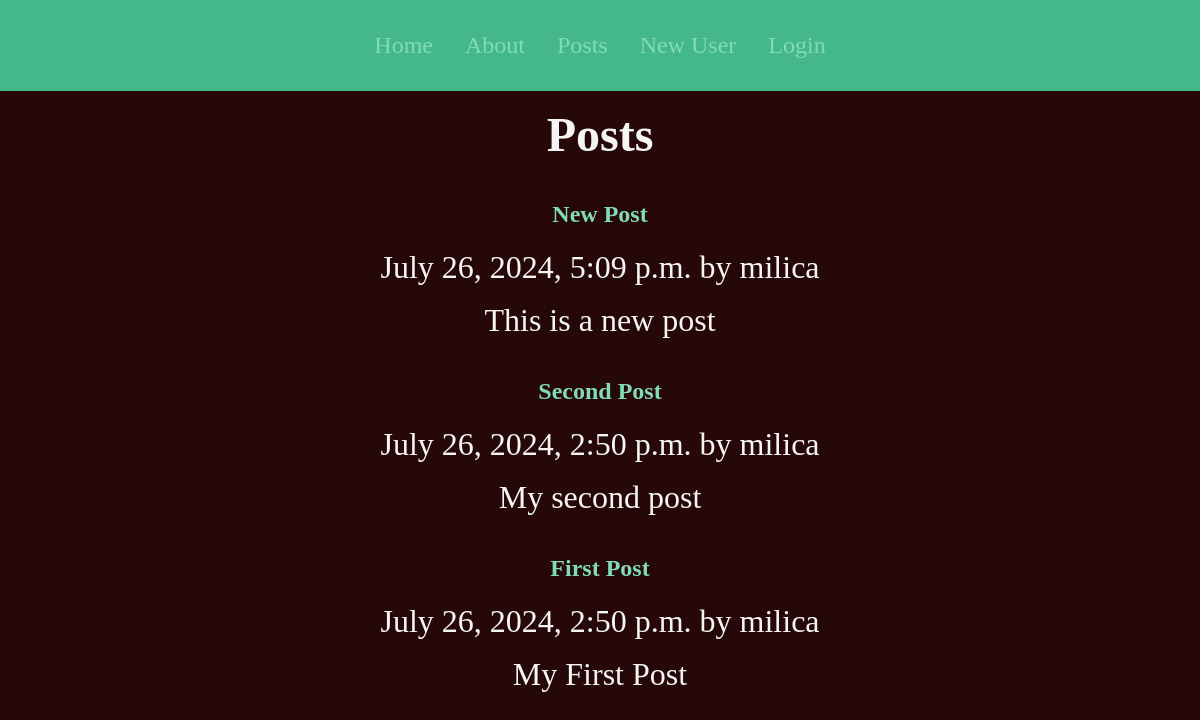
The app's page /posts/, older data.
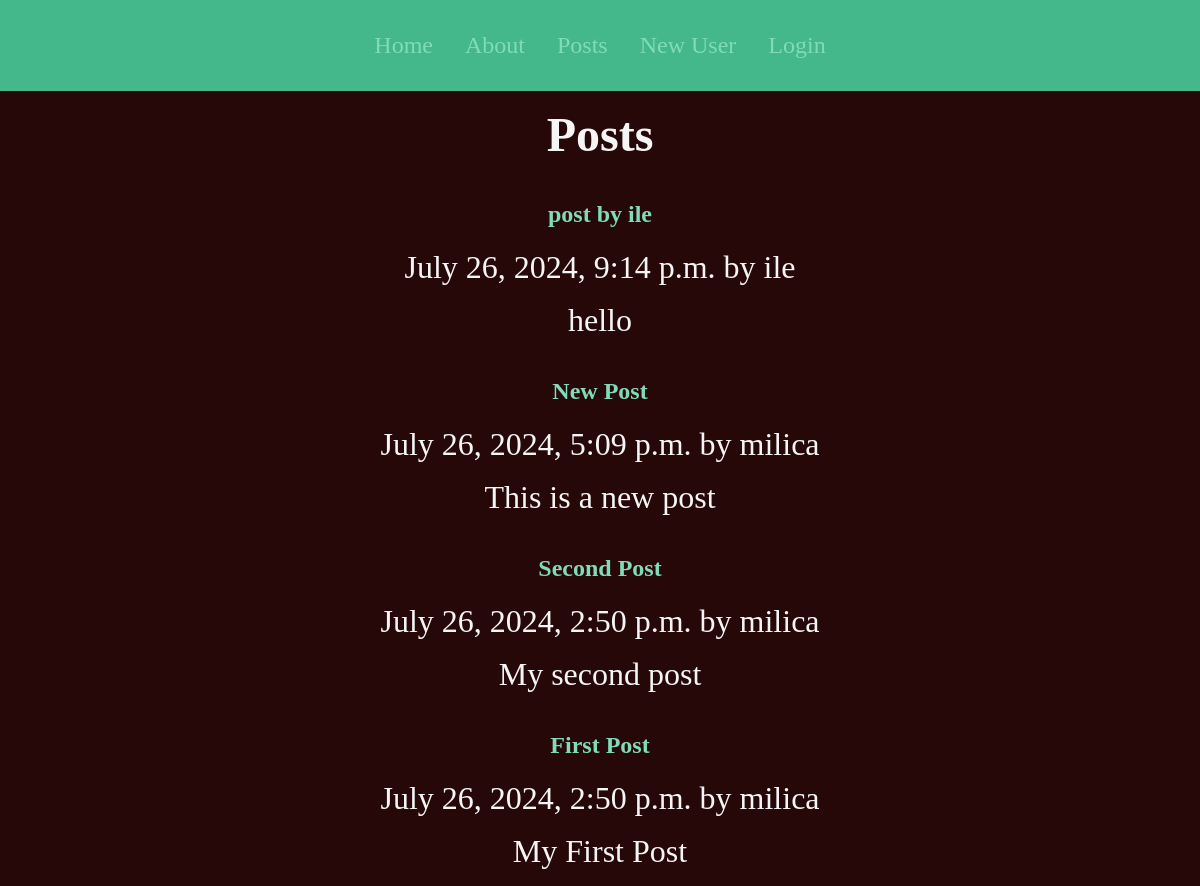
The same page, newer data.
### posts/models.py (models this page shows, shortened)
class Post(models.Model):
  title = models.CharField(max_length=75)
  body = models.TextField()
  slug = models.SlugField()
  date = models.DateTimeField(auto_now_add=True)
  banner = models.ImageField(default='fallback.png', blank=True)
  author = models.ForeignKey(User, on_delete=models.CASCADE, default=None)

### posts/views.py (the view)
# urls.py: path('',views.posts_list, name="list"),
def posts_list(request):
    posts = Post.objects.all().order_by('-date')
    return render(request, 'posts/posts_list.html', { 'posts': posts})

### posts/templates/posts/posts_list.html (shortened to what this page needs)
{% extends 'layout.html' %}
{% block content %}
<section>
  <h1>Posts</h1>
  {% for post in posts %}
    <article class="post">
      <h2>
        <a href="{% url 'posts:page' slug=post.slug %}">{{ post.title }}</a>
      </h2>
      <p>{{ post.date }} by {{ post.author }}</p>
      <p>{{ post.body }}</p>
    </article>
  {% endfor %}
</section>
{% endblock %}

Row changes from the older to the newer data that the page shows:
added Post: title "post by ile", date "July 26, 2024, 9:14 p.m.", author "ile", body "hello"
